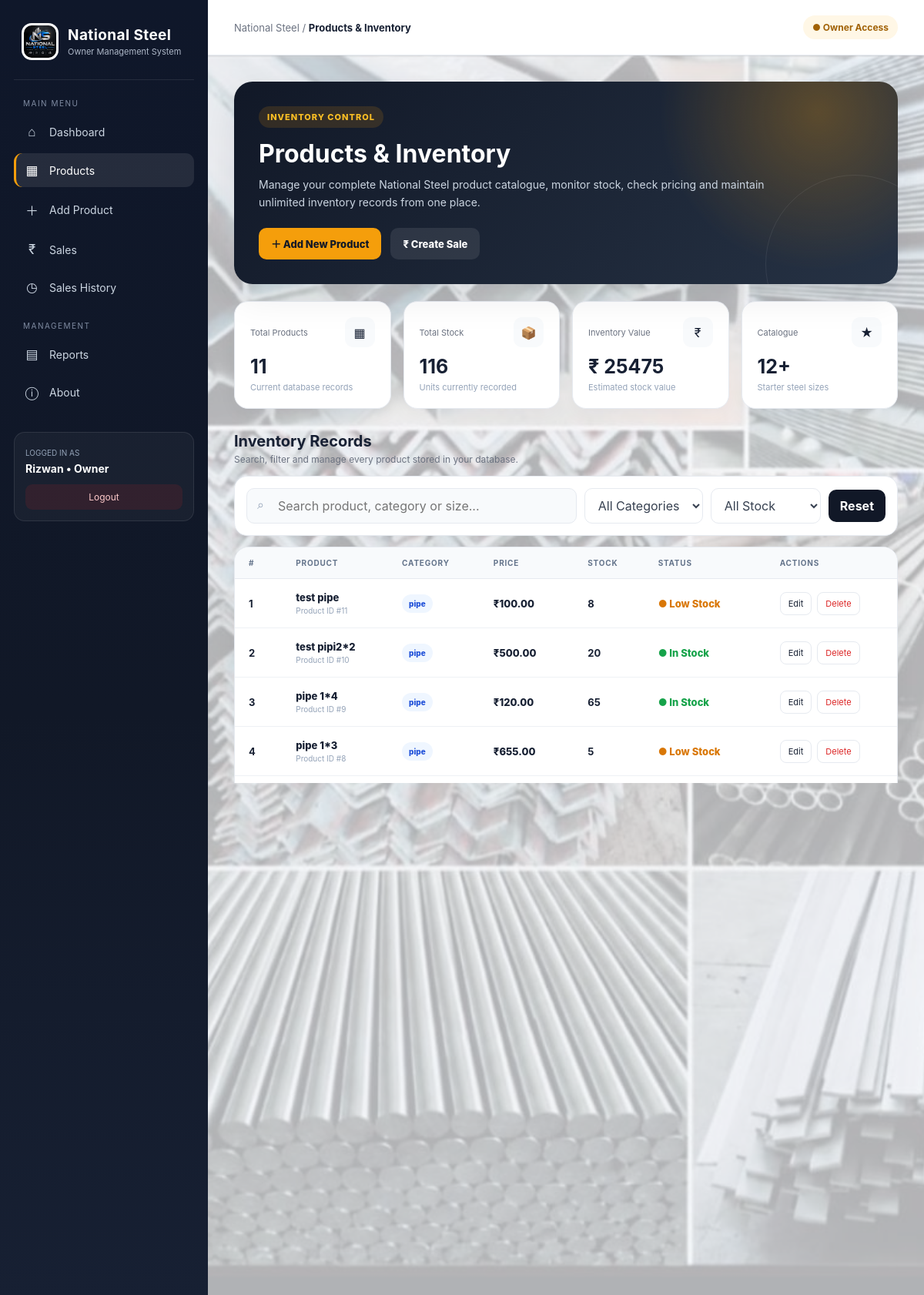
Page /products (signed in) on the committed database.
### tables this page shows
CREATE TABLE products (
            id INTEGER PRIMARY KEY AUTOINCREMENT,
            name TEXT NOT NULL,
            category TEXT NOT NULL,
            size TEXT,
            price REAL DEFAULT 0,
            stock REAL DEFAULT 0,
            unit TEXT DEFAULT 'pcs',
            created_at TEXT
        , quantity INTEGER DEFAULT 0, description TEXT);

### app.py (the view, shortened to what this page needs)
@app.route(
    "/products",
    methods=["GET", "POST"]
)
@owner_required
def products():
    conn = get_db()
    product_list = conn.execute("""
        SELECT

            id,

            name,

            category,

            price,

            quantity,

            quantity AS stock,

            unit,

            description,

            created_at

        FROM products

        ORDER BY id DESC

    """).fetchall()
    conn.close()
    return render_template(
        "products.html",
        products=product_list
    )

### app.py (called while the page is built)
def get_db():
    conn = sqlite3.connect(DB_NAME)
    conn.row_factory = sqlite3.Row
    return conn

def owner_required(function):
    @wraps(function)
    def wrapper(*args, **kwargs):
        if not session.get(
            "owner_logged_in"
        ):
            return redirect(
                url_for("owner_login")
            )
        return function(
            *args,
            **kwargs
        )
    return wrapper

### templates/products.html (shortened to what this page needs)
<!DOCTYPE html>
<html lang="en">
<head>
<link rel="stylesheet" href="{{ url_for('static', filename='background.css') }}">
</head>
<body>
<div class="layout">
<aside class="sidebar">
    <div class="brand">
        <img class="logo" src="{{ url_for('static', filename='logo.jpg.jpeg') }}" alt="National Steel">
        <div>
            <h1>National Steel</h1>
            <p>Owner Management System</p>
        </div>
    </div>
    <nav class="nav">
        <div class="nav-title">Main Menu</div>
        <a href="{{ url_for('owner_dashboard') }}">
            <span class="icon">⌂</span> Dashboard
        </a>
        <a href="{{ url_for('products') }}" class="active">
            <span class="icon">▦</span> Products
        </a>
        <a href="{{ url_for('add_product') }}">
            <span class="icon">＋</span> Add Product
        </a>
        <a href="{{ url_for('sales') }}">
            <span class="icon">₹</span> Sales
        </a>
        <a href="{{ url_for('sales_history') }}">
            <span class="icon">◷</span> Sales History
        </a>
        <div class="nav-title" style="margin-top:22px">Management</div>
        <a href="{{ url_for('reports') }}">
            <span class="icon">▤</span> Reports
        </a>
        <a href="{{ url_for('about') }}">
            <span class="icon">ⓘ</span> About
        </a>
    </nav>
    <div class="owner">
        <small>LOGGED IN AS</small>
        <strong>Rizwan • Owner</strong>
        <a class="logout" href="{{ url_for('owner_logout') }}">Logout</a>
    </div>
</aside>
<main class="main">
    <header class="topbar">
        <div class="breadcrumb">
            National Steel / <strong>Products & Inventory</strong>
        </div>
        <div class="top-actions">
            <span class="badge">● Owner Access</span>
        </div>
    </header>
    <section class="content">
        <div class="hero">
            <span class="hero-tag">Inventory Control</span>
            <h2>Products & Inventory</h2>
            <p>
                Manage your complete National Steel product catalogue, monitor stock,
                check pricing and maintain unlimited inventory records from one place.
            </p>
            <div class="hero-row">
                <a class="hero-btn primary" href="{{ url_for('add_product') }}">
                    ＋ Add New Product
                </a>
                <a class="hero-btn secondary" href="{{ url_for('sales') }}">
                    ₹ Create Sale
                </a>
            </div>
        </div>
        <div class="stats">
            <div class="stat">
                <div class="stat-top">
                    <span>Total Products</span>
                    <div class="stat-icon">▦</div>
                </div>
                <h3>{{ products|length }}</h3>
                <p>Current database records</p>
            </div>
            <div class="stat">
                <div class="stat-top">
                    <span>Total Stock</span>
                    <div class="stat-icon">📦</div>
                </div>
                <h3>
                    {% set total_stock = namespace(value=0) %}
                    {% for p in products %}
                        {% set total_stock.value = total_stock.value + (p['stock'] or 0) %}
                    {% endfor %}
                    {{ total_stock.value }}
                </h3>
                <p>Units currently recorded</p>
            </div>
            <div class="stat">
                <div class="stat-top">
                    <span>Inventory Value</span>
                    <div class="stat-icon">₹</div>
                </div>
                <h3>
                    ₹
                    {% set inv = namespace(value=0) %}
                    {% for p in products %}
                        {% set inv.value = inv.value + ((p['price'] or 0) * (p['stock'] or 0)) %}
                    {% endfor %}
                    {{ "%.0f"|format(inv.value) }}
                </h3>
                <p>Estimated stock value</p>
            </div>
            <div class="stat">
                <div class="stat-top">
                    <span>Catalogue</span>
                    <div class="stat-icon">★</div>
                </div>
                <h3>12+</h3>
                <p>Starter steel sizes</p>
            </div>
        </div>
        <div class="section-head">
            <div>
                <h3>Inventory Records</h3>
                <p>Search, filter and manage every product stored in your database.</p>
            </div>
        </div>
        <div class="toolbar">
            <div class="search">
                <span class="search-icon">⌕</span>
                <input
                    type="text"
                    id="productSearch"
                    placeholder="Search product, category or size..."
                    onkeyup="filterProducts()">
            </div>
            <select class="filter" id="categoryFilter" onchange="filterProducts()">
                <option value="">All Categories</option>
            </select>
            <select class="filter" id="stockFilter" onchange="filterProducts()">
                <option value="">All Stock</option>
            </select>
            <button class="action-btn" onclick="clearFilters()">Reset</button>
        </div>
        <div class="table-card" style="margin-top:14px">
            <div class="table-wrap">
                <table id="productTable">
                    <thead>
                        <tr>
                            <th>#</th>
                            <th>Product</th>
                            <th>Category</th>
                            <th>Price</th>
                            <th>Stock</th>
                            <th>Status</th>
                            <th>Actions</th>
                        </tr>
                    </thead>
                    <tbody>
                    {% if products %}
                        {% for product in products %}
                        <tr
                            data-name="{{ product['name']|lower }}"
                            data-category="{{ product['category']|lower }}"
                            data-stock="{{ product['stock'] or 0 }}">
                            <td>
                                <strong>{{ loop.index }}</strong>
                            </td>
                            <td>
                                <div class="product-name">
                                    {{ product['name'] }}
                                </div>
                                <div class="product-id">
                                    Product ID #{{ product['id'] }}
                                </div>
                            </td>
                            <td>
                                {% set cat = (product['category'] or 'Other')|lower %}
                                <span class="pill {{ 'pipe' if 'pipe' in cat else ('angle' if 'angle' in cat else 'other') }}">
                                    {{ product['category'] or 'Other' }}
                                </span>
                            </td>
                            <td>
                                <span class="price">
                                    ₹{{ "%.2f"|format(product['price'] or 0) }}
                                </span>
                            </td>
                            <td>
                                <strong>{{ product['stock'] or 0 }}</strong>
                            </td>
                            <td>
                                {% if (product['stock'] or 0) <= 0 %}
                                    <span class="stock-out">● Out of Stock</span>
                                {% elif (product['stock'] or 0) <= 10 %}
                                    <span class="stock-low">● Low Stock</span>
                                {% else %}
                                    <span class="stock-good">● In Stock</span>
                                {% endif %}
                            </td>
                            <td>
                                <div class="row-actions">
                                    <a class="small-btn" href="{{ url_for('add_product') }}">Edit</a>
                                    <a
                                        class="small-btn danger"
                                        href="{{ url_for('delete_product', product_id=product['id']) }}"
                                        onclick="return confirm('Delete this product?');">
                                        Delete
                                    </a>
                                </div>
                            </td>
                        </tr>
                        {% endfor %}
                    {% endif %}
                    </tbody>
                </table>
            </div>
        </div>
        <div class="section-head">
            <div>
                <h3>National Steel Starter Catalogue</h3>
                <p>Standard sizes ready to add into your inventory.</p>
            </div>
        </div>
        <div class="catalog">
            <div class="catalog-item">
                <div class="catalog-number">01</div>
                <h4>Pipe 1*1</h4>
                <p>Square Pipe</p>
            </div>

### static/background.css (style rules this page uses)
html { min-height: 100%; }
body::before { content: ""; position: fixed; top: 0; left: 0; width: 100%; height: 100%; background-image: url("/static/steel-bg.jpg"); background-size: cover; background-position: center; background-repeat: no-repeat; opacity: 0.28; z-index: -999; pointer-events: none; }
body { position: relative; z-index: 0; }

### rows in the picture
products: name "test pipe", id "11", category "pipe", price "100.00", quantity "8", shows "● Low Stock"
products: name "test pipi2*2", id "10", category "pipe", price "500.00", quantity "20", shows "● In Stock"
products: name "pipe 1*4", id "9", category "pipe", price "120.00", quantity "65", shows "● In Stock"
products: name "pipe 1*3", id "8", category "pipe", price "655.00", quantity "5", shows "● Low Stock"
products: name "pipe 1*2", category "pipe", price "200.00", quantity "8", shows "● Low Stock"
products: name "pipe 1*2", category "pipe", price "200.00", quantity "10", shows "● Low Stock"
products: name "angle", category "angle", price "200.00", quantity "0", shows "● Out of Stock"
products: name "pipe 1*1", category "pipe", price "500.00", quantity "0", shows "● Out of Stock"
products: name "angle2*2", id "3", category "ang", price "2000.00", quantity "0", shows "● Out of Stock"
products: name "pipe 1*1", id "2", category "angle", price "5000.00", quantity "0", shows "● Out of Stock"
products: name "pipe 1*1", category "pipe", price "500.00", quantity "0", shows "● Out of Stock"

### other values in the picture
{{ products|length }} "11"
{{ total_stock.value }} "116"
{{ "%.0f"|format(inv.value) }} "25475"
